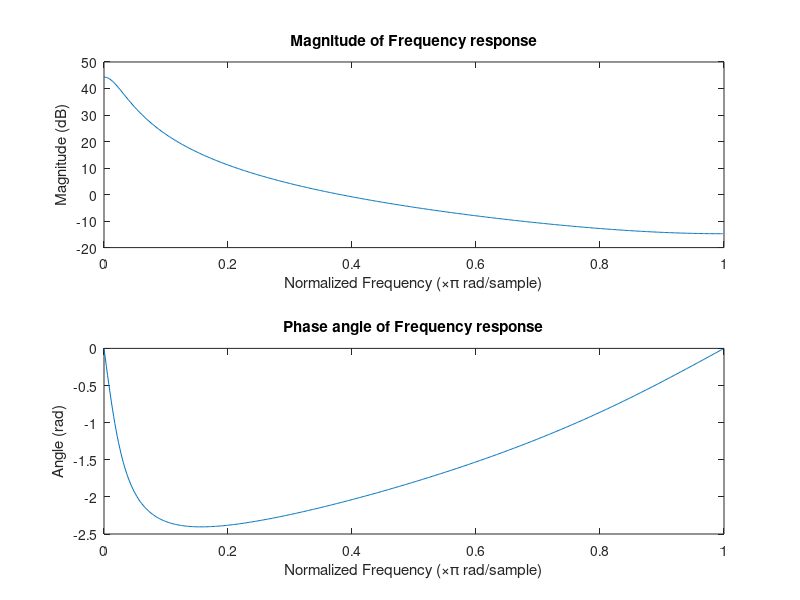

The MATLAB script that drew this image:
N = 512;

a = [1 -1.85*cos(pi/18) 0.83];
b = [1 1/3];

[freq_response, w] = freqz(b,a,N)

subplot(2,1,1);
plot(w/pi, 20*log10(abs(freq_response)));
title('Magnitude of Frequency response');
xlabel('Normalized Frequency (\times\pi rad/sample)');
ylabel('Magnitude (dB)');

subplot(2,1,2);
plot(w/pi, angle(freq_response));
title('Phase angle of Frequency response');
xlabel('Normalized Frequency (\times\pi rad/sample)');
ylabel('Angle (rad)');